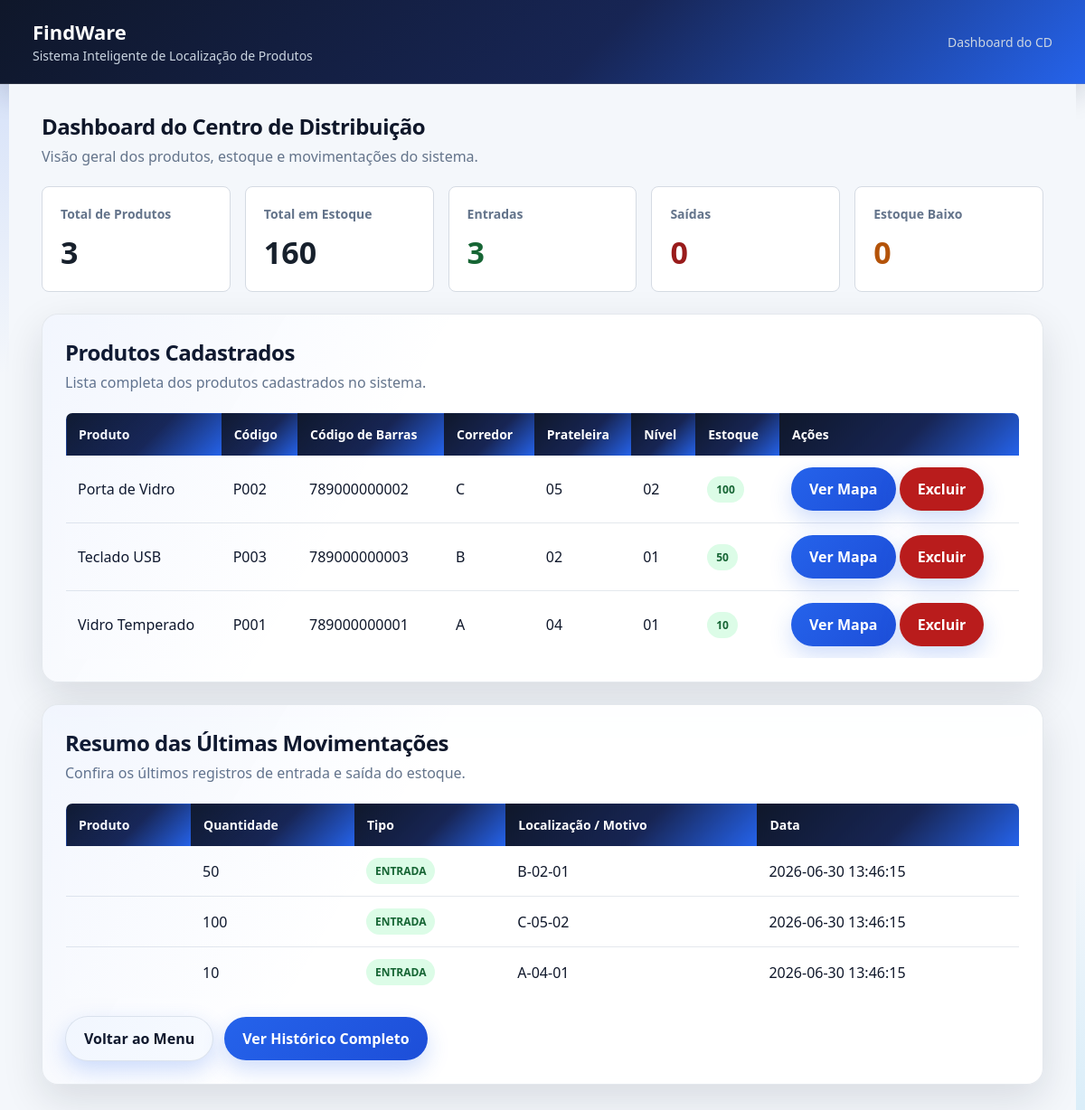
Page /dashboard.php on the committed database.
### tables this page shows
CREATE TABLE produtos (
    id INT AUTO_INCREMENT PRIMARY KEY,
    nome VARCHAR(150) NOT NULL,
    codigo VARCHAR(50) NOT NULL UNIQUE,
    codigo_barras VARCHAR(100) UNIQUE,
    corredor VARCHAR(10) NOT NULL,
    prateleira VARCHAR(10) NOT NULL,
    nivel VARCHAR(10) NOT NULL,
    estoque INT NOT NULL DEFAULT 0,
    criado_em TIMESTAMP DEFAULT CURRENT_TIMESTAMP
);

CREATE TABLE movimentacoes (
    id INT AUTO_INCREMENT PRIMARY KEY,

    produto_id INT NOT NULL,

    tipo ENUM('ENTRADA','SAIDA') NOT NULL,

    quantidade INT NOT NULL,

    localizacao VARCHAR(100) NOT NULL,

    data_movimentacao TIMESTAMP DEFAULT CURRENT_TIMESTAMP,

    CONSTRAINT fk_mov_produto
    FOREIGN KEY (produto_id)
    REFERENCES produtos(id)
    ON UPDATE CASCADE
    ON DELETE CASCADE
);

### dashboard.php (the view, shortened to what this page needs)
<?php
include "conectar.php";
$totalProdutos = mysqli_fetch_assoc(mysqli_query($conn, "SELECT COUNT(*) AS total FROM produtos"));
$totalEstoque = mysqli_fetch_assoc(mysqli_query($conn, "SELECT SUM(estoque) AS total FROM produtos"));
$entradas = mysqli_fetch_assoc(mysqli_query($conn, "SELECT COUNT(*) AS total FROM movimentacoes WHERE tipo = 'ENTRADA'"));
$saidas = mysqli_fetch_assoc(mysqli_query($conn, "SELECT COUNT(*) AS total FROM movimentacoes WHERE tipo = 'SAIDA'"));
$estoqueBaixo = mysqli_fetch_assoc(mysqli_query($conn, "SELECT COUNT(*) AS total FROM produtos WHERE estoque <= 5"));
$produtos = mysqli_query($conn, "SELECT * FROM produtos ORDER BY nome ASC");
$ultimas = mysqli_query($conn, "SELECT * FROM movimentacoes ORDER BY data_movimentacao DESC LIMIT 5");
?>
<!DOCTYPE html>
<html lang="pt-BR">
<head>
<link rel="stylesheet" href="assets/style.css">
</head>
<body>
<div class="topo">
    <div>
        <h1>FindWare</h1>
        <span>Sistema Inteligente de Localização de Produtos</span>
    </div>
    <span>Dashboard do CD</span>
</div>
<div class="container">
    <div class="titulo">
        <h2>Dashboard do Centro de Distribuição</h2>
        <p>Visão geral dos produtos, estoque e movimentações do sistema.</p>
    </div>
    <div class="cards-dashboard">
        <div class="card-indicador">
            <h3>Total de Produtos</h3>
            <div class="numero">
                <?php echo $totalProdutos['total']; ?>
            </div>
        </div>
        <div class="card-indicador">
            <h3>Total em Estoque</h3>
            <div class="numero">
                <?php echo $totalEstoque['total'] ?? 0; ?>
            </div>
        </div>
        <div class="card-indicador">
            <h3>Entradas</h3>
            <div class="numero entrada">
                <?php echo $entradas['total']; ?>
            </div>
        </div>
        <div class="card-indicador">
            <h3>Saídas</h3>
            <div class="numero saida">
                <?php echo $saidas['total']; ?>
            </div>
        </div>
        <div class="card-indicador">
            <h3>Estoque Baixo</h3>
            <div class="numero alerta">
                <?php echo $estoqueBaixo['total']; ?>
            </div>
        </div>
    </div>
    <div class="card">
        <div class="titulo">
            <h2>Produtos Cadastrados</h2>
            <p>Lista completa dos produtos cadastrados no sistema.</p>
        </div>
        <div class="tabela-container">
            <table>
                <tr>
                    <th>Produto</th>
                    <th>Código</th>
                    <th>Código de Barras</th>
                    <th>Corredor</th>
                    <th>Prateleira</th>
                    <th>Nível</th>
                    <th>Estoque</th>
                    <th>Ações</th>
                </tr>
                <?php if(mysqli_num_rows($produtos) > 0): ?>
                    <?php while($produto = mysqli_fetch_assoc($produtos)): ?>
                    <tr>
                        <td><?php echo $produto['nome']; ?></td>
                        <td><?php echo $produto['codigo']; ?></td>
                        <td><?php echo $produto['codigo_barras']; ?></td>
                        <td><?php echo $produto['corredor']; ?></td>
                        <td><?php echo $produto['prateleira']; ?></td>
                        <td><?php echo $produto['nivel']; ?></td>
                        <td>
                            <span class="badge-estoque <?php echo $produto['estoque'] <= 5 ? 'estoque-baixo' : 'estoque-ok'; ?>">
                                <?php echo $produto['estoque']; ?>
                            </span>
                        </td>
                        <td>
                            <a href="mapa.php?busca=<?php echo $produto['codigo']; ?>" class="btn">
                                Ver Mapa
                            </a>
                            <a
                               href="excluir_produto.php?id=<?php echo $produto['id']; ?>" class="btn btn-perigo"
                               onclick="return confirm('Tem certeza que deseja excluir este produto?')">
                                Excluir
                            </a>
                        </td>
                    </tr>
                    <?php endwhile; ?>
                <?php endif; ?>
            </table>
        </div>
    </div>
    <div class="card">
        <div class="titulo">
            <h2>Resumo das Últimas Movimentações</h2>
            <p>Confira os últimos registros de entrada e saída do estoque.</p>
        </div>
        <div class="tabela-container">
            <table>
                <tr>
                    <th>Produto</th>
                    <th>Quantidade</th>
                    <th>Tipo</th>
                    <th>Localização / Motivo</th>
                    <th>Data</th>
                </tr>
                <?php if(mysqli_num_rows($ultimas) > 0): ?>
                    <?php while($mov = mysqli_fetch_assoc($ultimas)): ?>
                    <tr>
                        <td><?php echo $mov['produto']; ?></td>
                        <td><?php echo $mov['quantidade']; ?></td>
                        <td>
                            <span class="badge <?php echo strtolower($mov['tipo']); ?>">
                                <?php echo $mov['tipo']; ?>
                            </span>
                        </td>
                        <td><?php echo $mov['localizacao']; ?></td>
                        <td><?php echo $mov['data_movimentacao']; ?></td>
                    </tr>
                    <?php endwhile; ?>
                <?php endif; ?>
            </table>
        </div>
        <div class="acoes">
            <a href="menu.php" class="btn btn-secundario">Voltar ao Menu</a>
            <a href="movimentacoes.php" class="btn">Ver Histórico Completo</a>
        </div>
    </div>
</div>
</body>
</html>

### assets/style.css (style rules this page uses)
* { margin: 0; padding: 0; box-sizing: border-box; font-family: 'Segoe UI', Roboto, Arial, sans-serif; }
:root { --bg: #f4f7fb; --topo: linear-gradient(135deg, #0f172a 0%, #172554 55%, #2563eb 100%); --card: rgba(255, 255, 255, 0.92); --card-secundario: #f8fbff; --texto: #0f172a; --texto-suave: #64748b; --texto-claro: #cbd5e1; --borda: rgba(148, 163, 184, 0.25); --input-bg: #ffffff; --input-borda: #cbd5e1; --botao: linear-gradient(135deg, #2563eb 0%, #1d4ed8 100%); --botao-hover: linear-gradient(135deg, #1d4ed8 0%, #1e40af 100%); --verde: #15803d; --vermelho: #b91c1c; --laranja: #d97706; --shadow: 0 16px 45px rgba(15, 23, 42, 0.12); }
body { background: radial-gradient(circle at top left, rgba(37, 99, 235, 0.18), transparent 24%), radial-gradient(circle at bottom right, rgba(14, 165, 233, 0.12), transparent 18%), var(--bg); color: var(--texto); min-height: 100vh; }
.container { max-width: 1180px; margin: 0 auto; }
.topo { min-height: 78px; background: var(--topo); color: white; display: flex; align-items: center; justify-content: space-between; padding: 20px 36px; border-bottom: 1px solid rgba(255,255,255,0.12); box-shadow: 0 10px 30px rgba(15, 23, 42, 0.18); }
.topo h1 { font-size: 22px; color: white; }
.topo span, .topo p { color: var(--texto-claro); font-size: 14px; }
.container { padding: 30px 36px; background: var(--bg); }
.titulo { margin-bottom: 22px; }
.titulo h2 { color: var(--texto); font-size: 24px; letter-spacing: -0.02em; }
.titulo p { color: var(--texto-suave); margin-top: 6px; }
.card, .area-menu, .card-indicador, .busca-sinal, .mapa-area, .info-produto, .qr-box, .scanner-box, .dicas, .resumo, .audio-box, .localizacao-destaque, .form-atualizar, .resultado-card { background: var(--card); border: 1px solid var(--borda); color: var(--texto); }
.card { border-radius: 18px; padding: 25px; margin-bottom: 20px; box-shadow: var(--shadow); backdrop-filter: blur(10px); position: relative; overflow: hidden; }
.card::before { content: ""; position: absolute; inset: 0; background: linear-gradient(120deg, rgba(37, 99, 235, 0.06), transparent 35%); pointer-events: none; }
.card-indicador { border-radius: 8px; padding: 20px; }
.card-indicador h3 { font-size: 14px; color: var(--texto-suave); margin-bottom: 10px; }
.numero { font-size: 32px; font-weight: bold; color: var(--texto); }
.numero.entrada { color: var(--verde); }
.numero.saida { color: var(--vermelho); }
.numero.alerta { color: var(--laranja); }
button, .btn { background: var(--botao); color: white; border: none; padding: 13px 20px; border-radius: 999px; cursor: pointer; font-weight: 700; text-decoration: none; display: inline-block; box-shadow: 0 10px 24px rgba(37, 99, 235, 0.22); transition: transform 0.18s ease, box-shadow 0.18s ease; }
.btn-secundario, .voltar { background: var(--card-secundario); color: var(--texto); border: 1px solid var(--borda); }
.btn-perigo { background: #b91c1c; color: white; }
.acoes { display: flex; gap: 12px; align-items: center; margin-top: 20px; }
.tabela-container { width: 100%; overflow-x: auto; }
table { width: 100%; border-collapse: collapse; background: var(--card); border: 1px solid var(--borda); border-radius: 8px; overflow: hidden; }
th { background: var(--topo); color: white; padding: 14px; text-align: left; font-size: 14px; }
td { padding: 13px; border-bottom: 1px solid var(--borda); color: var(--texto); }
.badge, .badge-estoque { display: inline-block; padding: 6px 10px; border-radius: 999px; font-size: 12px; font-weight: bold; }
.badge.entrada, .estoque-ok { background: #dcfce7; color: #166534; }

### dashboard.php (style rules this page uses)
.cards-dashboard { display: grid; grid-template-columns: repeat(5, 1fr); gap: 16px; margin-bottom: 24px; }
.card-indicador { background: white; border: 1px solid #d5dbe3; border-radius: 8px; padding: 20px; }
.card-indicador h3 { font-size: 14px; color: #64748b; margin-bottom: 10px; }
.numero { font-size: 34px; font-weight: bold; color: #17202c; }
.numero.entrada { color: #166534; }
.numero.saida { color: #991b1b; }
.numero.alerta { color: #b45309; }
.tabela-container { width: 100%; overflow-x: auto; }
.badge { display: inline-block; padding: 6px 10px; border-radius: 999px; font-size: 12px; font-weight: bold; }
.badge.entrada { background: #dcfce7; color: #166534; }
.badge-estoque { display: inline-block; padding: 6px 10px; border-radius: 999px; font-size: 12px; font-weight: bold; }
.estoque-ok { background: #dcfce7; color: #166534; }
.card + .card { margin-top: 24px; }
.btn-perigo { background: #b91c1c; color: white; }

### rows in the picture
produtos: nome "Porta de Vidro", codigo "P002", codigo_barras "789000000002", corredor "C", prateleira "05", nivel "02", estoque "100"
produtos: nome "Teclado USB", codigo "P003", codigo_barras "789000000003", corredor "B", prateleira "02", nivel "01", estoque "50"
produtos: nome "Vidro Temperado", codigo "P001", codigo_barras "789000000001", corredor "A", prateleira "04", nivel "01", estoque "10"
movimentacoes: quantidade "50", tipo "ENTRADA", localizacao "B-02-01", data_movimentacao "2026-06-30 13:46:15"
movimentacoes: quantidade "100", tipo "ENTRADA", localizacao "C-05-02", data_movimentacao "2026-06-30 13:46:15"
movimentacoes: quantidade "10", tipo "ENTRADA", localizacao "A-04-01", data_movimentacao "2026-06-30 13:46:15"

### other values in the picture
$totalProdutos['total'] "3"
$totalEstoque['total'] "160"
$entradas['total'] "3"
$saidas['total'] "0"
$estoqueBaixo['total'] "0"
